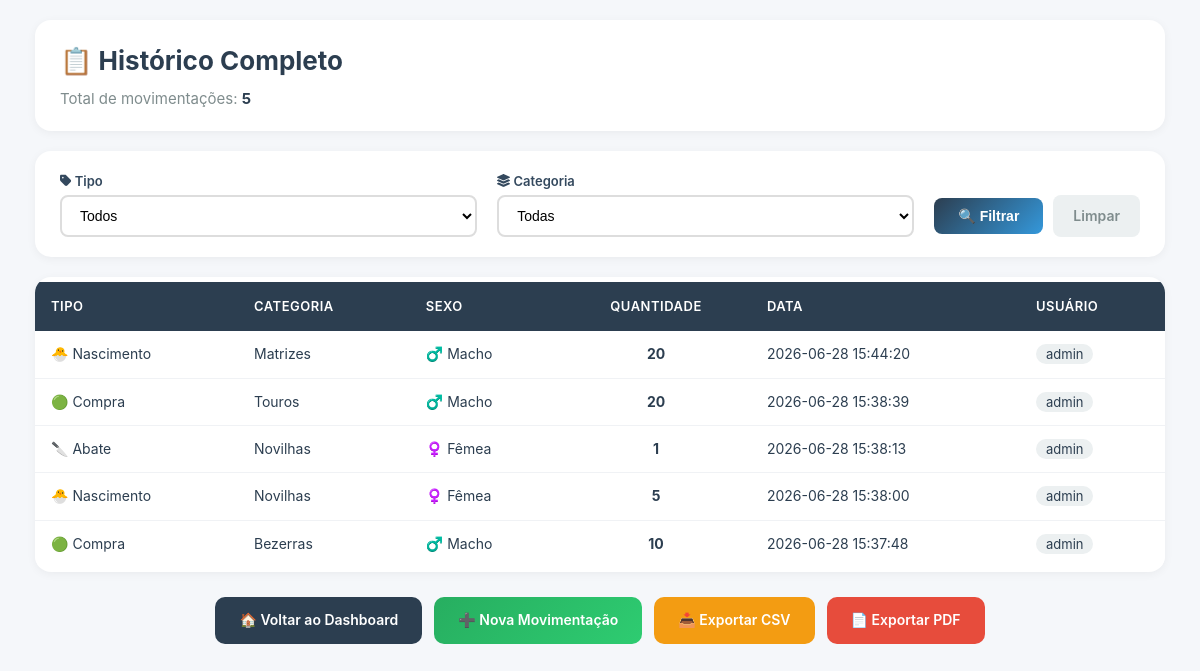
/historico (signed in), run on the app's committed database.
### tables this page shows
CREATE TABLE movimentacoes (
        id INTEGER PRIMARY KEY AUTOINCREMENT,
        tipo TEXT,
        categoria TEXT,
        sexo TEXT,
        quantidade INTEGER,
        usuario TEXT,
        data TIMESTAMP DEFAULT CURRENT_TIMESTAMP
    , sincronizado INTEGER DEFAULT 0);

### app.py (the view)
@app.route("/historico")
@login_required
def historico():
    conn = connect()
    cursor = conn.cursor()
    tipo = request.args.get('tipo', '')
    categoria = request.args.get('categoria', '')
    query = """
        SELECT tipo, categoria, sexo, quantidade, data, usuario
        FROM movimentacoes
        WHERE 1=1
    """
    params = []
    if tipo:
        query += " AND tipo = ?"
        params.append(tipo)
    if categoria:
        query += " AND categoria = ?"
        params.append(categoria)
    query += " ORDER BY id DESC"
    cursor.execute(query, params)
    movimentacoes = cursor.fetchall()
    cursor.execute("SELECT nome FROM categorias ORDER BY id")
    categorias = [c[0] for c in cursor.fetchall()]
    tipos = ["Nascimento", "Compra", "Venda", "Morte", "Abate"]
    conn.close()
    return render_template(
        "historico.html",
        movimentacoes=movimentacoes,
        categorias=categorias,
        tipos=tipos,
        filtro_tipo=tipo,
        filtro_categoria=categoria
    )

### app.py (called while the page is built)
def login_required(f):
    @wraps(f)
    def decorated_function(*args, **kwargs):
        if 'usuario' not in session:
            flash('Por favor, faça login para acessar esta página.', 'warning')
            return redirect(url_for('login'))
        return f(*args, **kwargs)
    return decorated_function

### database.py (called while the page is built)
def connect():
    return sqlite3.connect(DB_NAME)

### templates/historico.html (shortened to what this page needs)
{% extends "base.html" %}
{% block content %}
<div class="page-header">
    <h1>📋 Histórico Completo</h1>
    <p style="color: #7f8c8d;">Total de movimentações: <strong style="color: #2c3e50;">{{ movimentacoes|length }}</strong></p>
</div>
<div class="filtros-box">
    <form method="GET" class="form-filtros">
        <div class="campo-filtro">
            <label><i class="fas fa-tag"></i> Tipo</label>
            <select name="tipo">
                <option value="">Todos</option>
            </select>
        </div>
        <div class="campo-filtro">
            <label><i class="fas fa-layer-group"></i> Categoria</label>
            <select name="categoria">
                <option value="">Todas</option>
            </select>
        </div>
        <div class="acoes-filtro">
            <button type="submit" class="btn-filtrar">🔍 Filtrar</button>
            <a href="/historico" class="btn-limpar">Limpar</a>
        </div>
    </form>
</div>
<div class="tabela-box">
    <div style="overflow-x: auto;">
        <table class="tabela-historico">
            <thead>
                <tr>
                    <th>Tipo</th>
                    <th>Categoria</th>
                    <th>Sexo</th>
                    <th style="text-align: center;">Quantidade</th>
                    <th>Data</th>
                    <th>Usuário</th>
                </tr>
            </thead>
            <tbody>
                {% for m in movimentacoes %}
                <tr>
                    <td>
                        {% if m[0] == "Compra" %}🟢
                        {% elif m[0] == "Venda" %}🔴
                        {% elif m[0] == "Nascimento" %}🐣
                        {% elif m[0] == "Morte" %}💀
                        {% elif m[0] == "Abate" %}🔪
                        {% endif %}
                        {{ m[0] }}
                    </td>
                    <td>{{ m[1] }}</td>
                    <td>
                        {% if m[2] == "Macho" %}♂️
                        {% elif m[2] == "Fêmea" %}♀️
                        {% else %}-
                        {% endif %}
                        {{ m[2] if m[2] else '' }}
                    </td>
                    <td style="text-align: center; font-weight: 700; color: #2c3e50;">{{ m[3] }}</td>
                    <td>{{ m[4] }}</td>
                    <td>
                        {% if m[5] %}
                            <span style="background: #ecf0f1; padding: 2px 10px; border-radius: 12px; font-size: 13px;">{{ m[5] }}</span>
                        {% else %}
                            -
                        {% endif %}
                    </td>
                </tr>
                {% else %}
                <tr>
                    <td colspan="6" style="text-align: center; color: #95a5a6; padding: 30px 0;">
                        Nenhuma movimentação encontrada
                    </td>
                </tr>
                {% endfor %}
            </tbody>
        </table>
    </div>
</div>
<div class="botoes-historico">
    <a href="/" class="btn-acao btn-dash">🏠 Voltar ao Dashboard</a>
    <a href="/movimentacao" class="btn-acao btn-novo">➕ Nova Movimentação</a>
    <a href="/exportar/csv{% if filtro_tipo %}?tipo={{ filtro_tipo }}{% endif %}{% if filtro_categoria %}&categoria={{ filtro_categoria }}{% endif %}" class="btn-acao btn-csv">
        📥 Exportar CSV
    </a>
    <a href="/exportar/pdf{% if filtro_tipo %}?tipo={{ filtro_tipo }}{% endif %}{% if filtro_categoria %}&categoria={{ filtro_categoria }}{% endif %}" class="btn-acao btn-pdf">
        📄 Exportar PDF
    </a>
</div>
{% endblock %}

### static/css/style.css (style rules this page uses)
* { margin: 0; padding: 0; box-sizing: border-box; }
body { font-family: -apple-system, BlinkMacSystemFont, 'Segoe UI', Roboto, Oxygen, Ubuntu, sans-serif; background: #f5f7fa; color: #2c3e50; line-height: 1.6; padding: 20px; }
h1 { font-size: 28px; margin-bottom: 20px; color: #2c3e50; }
a { color: #3498db; text-decoration: none; }
table { width: 100%; border-collapse: collapse; background: white; font-size: 14px; }
table th { background: #2c3e50; color: white; padding: 12px 16px; text-align: left; font-weight: 600; }
table td { padding: 12px 16px; border-bottom: 1px solid #ecf0f1; }

### templates/historico.html (style rules this page uses)
.page-header { background: white; padding: 20px 25px; border-radius: 16px; margin-bottom: 20px; box-shadow: 0 2px 10px rgba(0,0,0,0.05); }
.page-header h1 { margin: 0 0 5px 0; color: #2c3e50; font-size: 26px; }
.page-header p { margin: 0; font-size: 15px; color: #7f8c8d; }
.filtros-box { background: white; padding: 20px 25px; border-radius: 16px; margin-bottom: 20px; box-shadow: 0 2px 10px rgba(0,0,0,0.05); }
.form-filtros { display: flex; flex-wrap: wrap; align-items: flex-end; gap: 15px 20px; }
.campo-filtro { flex: 1; min-width: 140px; }
.campo-filtro label { display: block; font-weight: 600; font-size: 13px; color: #34495e; margin-bottom: 4px; }
.campo-filtro select { width: 100%; padding: 10px 14px; border: 2px solid #ddd; border-radius: 8px; font-size: 14px; background: white; transition: border-color 0.3s ease; appearance: auto; }
.acoes-filtro { display: flex; gap: 10px; flex-wrap: wrap; align-items: center; min-width: 160px; }
.btn-filtrar { padding: 10px 24px; background: linear-gradient(135deg, #2c3e50, #3498db); color: white; border: none; border-radius: 8px; font-weight: 600; font-size: 14px; cursor: pointer; transition: all 0.3s ease; }
.btn-limpar { padding: 10px 20px; background: #ecf0f1; color: #7f8c8d; border: none; border-radius: 8px; font-weight: 600; font-size: 14px; cursor: pointer; transition: all 0.3s ease; text-decoration: none; display: inline-block; }
.tabela-box { background: white; border-radius: 16px; padding: 5px 0 5px 0; box-shadow: 0 2px 10px rgba(0,0,0,0.05); overflow: hidden; margin-bottom: 25px; }
.tabela-historico { width: 100%; border-collapse: collapse; font-size: 14px; }
.tabela-historico th { background: #2c3e50; color: white; padding: 14px 16px; text-align: left; font-weight: 600; font-size: 13px; text-transform: uppercase; letter-spacing: 0.5px; }
.tabela-historico td { padding: 12px 16px; border-bottom: 1px solid #f0f2f5; vertical-align: middle; }
.tabela-historico tr:last-child td { border-bottom: none; }
.botoes-historico { display: flex; flex-wrap: wrap; gap: 12px; justify-content: center; margin-top: 10px; }
.btn-acao { padding: 12px 24px; border-radius: 10px; font-weight: 600; font-size: 14px; text-decoration: none; display: inline-block; transition: all 0.3s ease; border: none; cursor: pointer; text-align: center; min-width: 140px; }
.btn-dash { background: #2c3e50; color: white; }
.btn-novo { background: linear-gradient(135deg, #27ae60, #2ecc71); color: white; }
.btn-csv { background: #f39c12; color: white; }
.btn-pdf { background: #e74c3c; color: white; }

### data on the page
movimentacoes: tipo "Nascimento", categoria "Matrizes", sexo "Macho", quantidade "20", data "2026-06-28 15:44:20", usuario "admin"
movimentacoes: tipo "Compra", categoria "Touros", sexo "Macho", quantidade "20", data "2026-06-28 15:38:39", usuario "admin"
movimentacoes: tipo "Abate", categoria "Novilhas", sexo "Fêmea", quantidade "1", data "2026-06-28 15:38:13", usuario "admin"
movimentacoes: tipo "Nascimento", categoria "Novilhas", sexo "Fêmea", quantidade "5", data "2026-06-28 15:38:00", usuario "admin"
movimentacoes: tipo "Compra", categoria "Bezerras", sexo "Macho", quantidade "10", data "2026-06-28 15:37:48", usuario "admin"

### other printed values
{{ movimentacoes|length }} "5"
